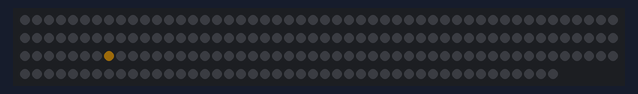
Bench run of a sketch on a simulated Arduino Uno, built with avr-gcc and run on an emulated ATmega328P. Shown: 195 RGB LEDs in strip order, left to right, continuing on the next row. Dim RGB values are drawn brighter than linear; random numbers use the default seed unless the sketch sets one.

Above: at 0.17 s.
At 1.09 s:
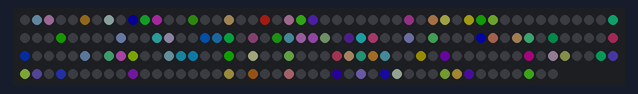
At 10.93 s:
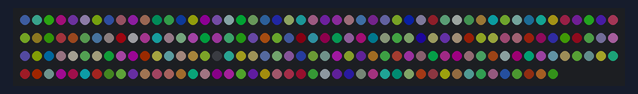
At 21.7 s:
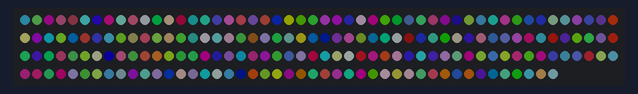
At 25.39 s:
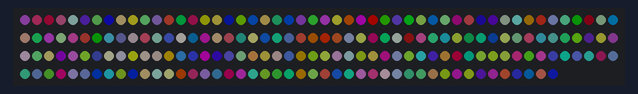
At 39.83 s:
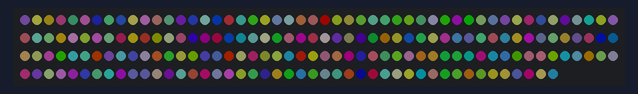

The sketch:

pixeltest.ino
```cpp
#include <Adafruit_NeoPixel.h>
#ifdef __AVR__
#include <avr/power.h>
#endif

#define PIN 6

Adafruit_NeoPixel strip = Adafruit_NeoPixel(195, PIN, NEO_GRB + NEO_KHZ800);

const int matrix[15][13] = {
  {0, 1, 2, 3, 4, 5, 6, 7, 8, 9, 10, 11, 12},
  {25, 24, 23, 22, 21, 20, 19, 18, 17, 16, 15, 14, 13},
  {26, 27, 28, 29, 30, 31, 32, 33, 34, 35, 36, 37, 38},
  {51, 50, 49, 48, 47, 46, 45, 44, 43, 42, 41, 40, 39},
  {52, 53, 54, 55, 56, 57, 58, 59, 60, 61, 62, 63, 64},
  {77, 76, 75, 74, 73, 72, 71, 70, 69, 68, 67, 66, 65},
  {78, 79, 80, 81, 82, 83, 84, 85, 86, 87, 88, 89, 90},
  {103, 102, 101, 100, 99, 98, 97, 96, 95, 94, 93, 92, 91},
  {104, 105, 106, 107, 108, 109, 110, 111, 112, 113, 114, 115, 116},
  {129, 128, 127, 126, 125, 124, 123, 122, 121, 120, 119, 118, 117},
  {130, 131, 132, 133, 134, 135, 136, 137, 138, 139, 140, 141, 142},
  {155, 154, 153, 152, 151, 150, 149, 148, 147, 146, 145, 144, 143},
  {156, 157, 158, 159, 160, 161, 162, 163, 164, 165, 166, 167, 168},
  {181, 180, 179, 178, 177, 176, 175, 174, 173, 172, 171, 170, 169},
  {182, 183, 184, 185, 186, 187, 188, 189, 190, 191, 192, 193, 194},
};

const uint32_t red = strip.Color(255, 0, 0);
const uint32_t green = strip.Color(0, 255, 0);
const uint32_t blue = strip.Color(0, 0, 255);
const uint32_t white = strip.Color(255, 255, 255);
const uint32_t black = strip.Color(0, 0, 0);

void setup() {
  Serial.begin(9600);
  strip.begin();
  strip.setBrightness(100);
  strip.show();
}

void loop() {
  randPixel();
}

void pixelOn(int pixel, uint32_t color) {
  strip.setPixelColor(pixel, color);
  strip.show();
}

void colorWipe(uint32_t color) {
  int i = 0;
  while (i < strip.numPixels()) {
    pixelOn(i, color);
    delay(5);
    i++;
  }
}

void whitePixel() {
  int i = 0;
  while (i < strip.numPixels()) {
    pixelOn(i, white);
    pixelOn(i, black);
    delay(5);
    i++;
  }
}

void ciao() {
  for (int i = 0; i < 3; i++) {
    pixelOn(matrix[3][i], white);
    pixelOn(matrix[3 + i][0], white);
    pixelOn(matrix[5][i], white);
    pixelOn(matrix[3 + i][4], blue);
    pixelOn(matrix[4][6 + i], green);
    pixelOn(matrix[3 + i][6], green);
    pixelOn(matrix[3 + i][8], green);
    pixelOn(matrix[2][7], green);
    pixelOn(matrix[3][10 + i], red);
    pixelOn(matrix[3 + i][10], red);
    pixelOn(matrix[5][10 + i], red);
    pixelOn(matrix[3 + i][12], red);
  }
}

void randPixel() {
  uint32_t c = strip.Color(random(100), random(100), random(100));
  int randI = random(15);
  int randJ = random(13);
  pixelOn(matrix[randI][randJ], c);
}
```
